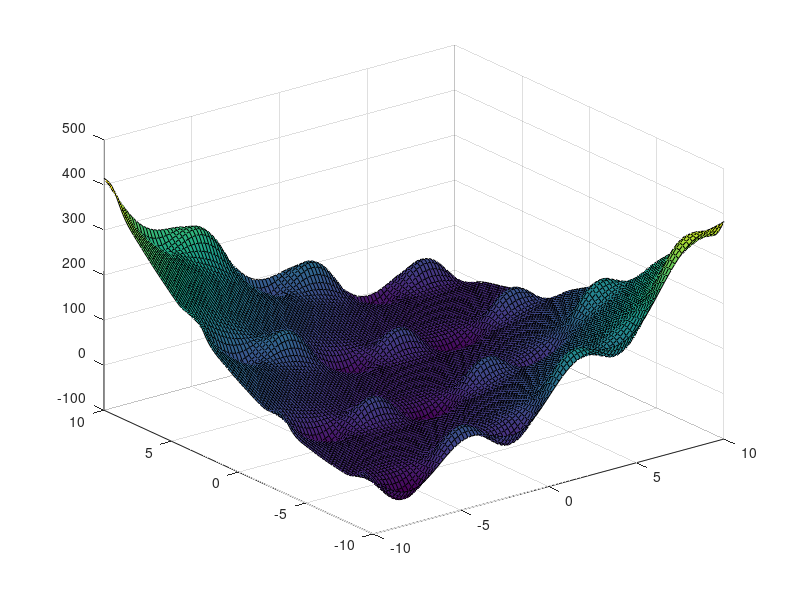
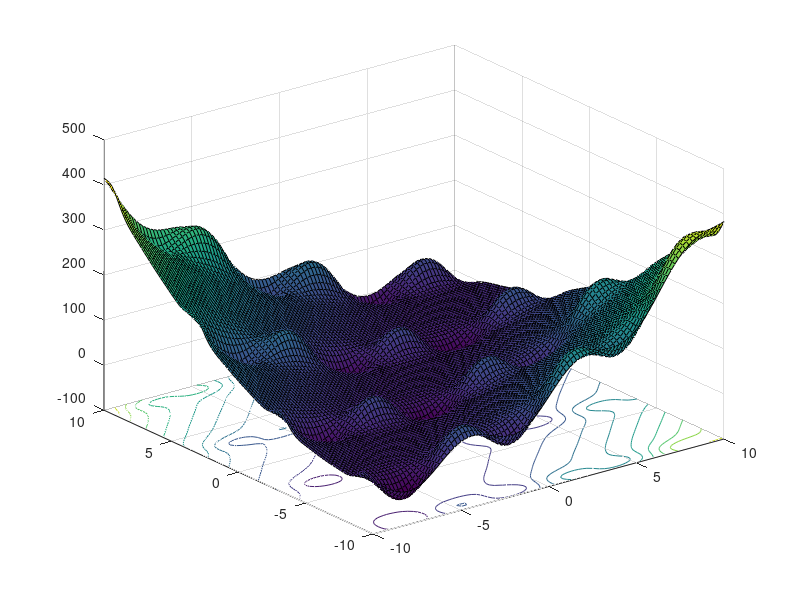
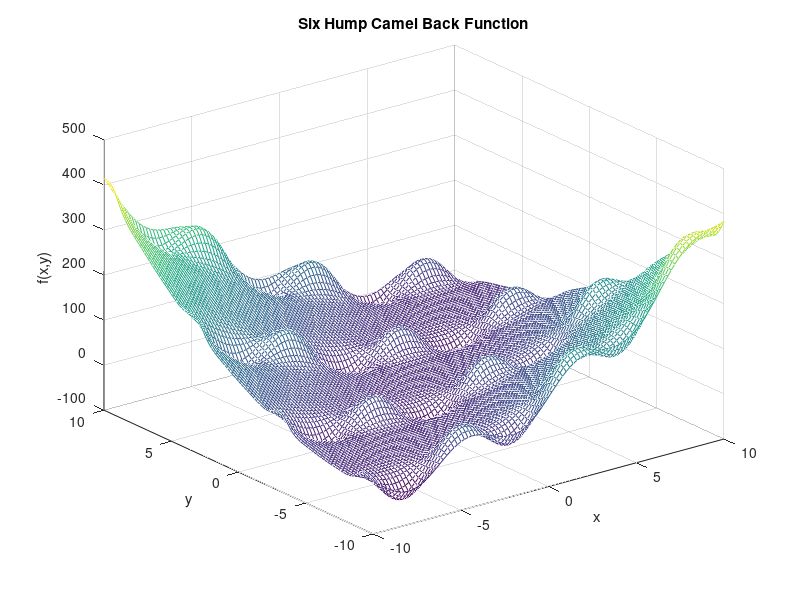

Write the MATLAB code that produced these figures, in order.
%Visualisasi

% %Plot
% x = [-10:1:10];
% f = x.^2;
% g = 5+2*x;
% plot(x,f,'g*',x,g,'r--')
% xlabel('sumbu x')
% ylabel('f(x)')
% title('Grafik fungsi x^2') 
% legend('f(x)','g(x)')
% grid on



% %Sub Plot
% x = [-100:1:100];
% f = x.^2;
% g = 2*x;

%subplot(2,1,1) %(baris,kolom,..)
% figure(1)%memunculkan di figur yg berbeda
% plot(x,f,'g*')
% xlabel('sumbu x')
% ylabel('f(x)')
% title('Grafik fungsi x^2') 
% % legend('f(x)','g(x)')
% 
% % subplot(2,1,2) %(baris,kolom,..)
% figure(2)%memunculkan di figur yg berbeda yaitu figure ke2
% plot(x,g,'r+')
% xlabel('sumbu x')
% ylabel('g(x)')
% title('Grafik fungsi 2*x') 
% % legend('f(x)','g(x)')
% 
% grid on

%contour plot
% x = linspace(-10*pi,2*pi);
% y = linspace(0,11*pi);
% [X,Y] = meshgrid(x,y);
% Z = sin(X)+cos(Y);
% contour(X,Y,Z)
% X = [-3:0.5:3];
% y = [-3:0.5:3];
% [X,Y]=meshgrid(-3:0.3:3);
% z = X.*exp(-X.^2-Y.^2);
% surfc(X,Y,z)
% mesh(X,Y,z)

%plot 3D
% t = linspace(-10,10,1000);
% xt = exp(-t./10).*sin(5*t);
% yt = exp(-t./10).*cos(5*t);
% p = plot3(xt,yt,t);

%plot contour 3D
% [X,Y] = meshgrid(-2:0.0125:2);
% Z = X.*exp(-X.^2-Y.^2);
% [M,c] = contour3(X,Y,Z,30);
% c.LineWidth = 3;

% Latihan Plot
% x = [0:0.1:1];
% y = (sin(5*pi*x)).^6;
% plot(x,y)
% xlabel('sumbu x')
% ylabel('f(x)')
% title('Grafik fungsi sin(5*Pi*x)).^6') 
% legend('f(x)')
% grid on

%Latihan lagi
% x = [0:0.001:1];
% y = exp(-2*log(2)*((x-0.1)/0.8).^2).*(sin(5*pi*x)).^6;
% plot (x,y,'xr');
% xlabel('sumbu x')
% ylabel('f(x)')
% title('Grafik fungsi') 
% legend('f(x)')
% grid on

%Latihan 3
% x = [-10:0.2:10];
% y = [-10:0.2:10];
% [x,y]= meshgrid(x,y); 
% z = (x.^2+y-11).^2+(x+y.^2-7).^2;
% surfc(x, y,z);
% xlabel('x')
% ylabel('y')
% zlabel('f(x,y)')
% title('Grafik fungsi') 
% legend('f(x)')
% grid on

%Latihan 4
% x = [-4:0.1:4];
% y = [-4:0.1:4];
% [X,Y]= meshgrid(x,y); 
% Z = 1/2*(X.^4-16*X.^2+5*X)+1/2*(Y.^4-16*Y.^2+5*Y);
% figure(1)
% mesh(X, Y, Z);
% figure (2)
% surfc(X, Y, Z);
% figure
% xlabel('x')
% ylabel('y')
% zlabel('f(x,y)')
% title('Grafik fungsi Himmelblau') 
% colorbar

%Latihan 5
% x = -1.9:0.1:1.9;
% y = -1.1:0.1:1.1;
% [X, Y] = meshgrid(x, y);
% Z = (4 - 2.1*X.^2 + X.^4/3).*X.^2 + X.*Y + (4*Y.^2 - 4).*Y.^2;
% figure(1)
% surf(X, Y, Z);
% figure(2)
% surfc(X, Y, Z);
% figure(3)
% mesh (X, Y, Z);
% title('Grafik Fungsi');
% xlabel('x');
% ylabel('y');
% zlabel('f(x,y)');

% Latihan 6 
x = -10:0.2:10;
y = -10:0.2:10;
[X, Y] = meshgrid(x, y);
Z = sin(X).*exp((1-cos(Y)).^2) + cos(Y).*exp((1-cos(Y).^2))+(X-Y).^2;
figure(1)
surf(X, Y, Z);
figure(2)
surfc(X, Y, Z);
figure(3)
mesh (X, Y, Z);
title('Six Hump Camel Back Function');
xlabel('x');
ylabel('y');
zlabel('f(x,y)');